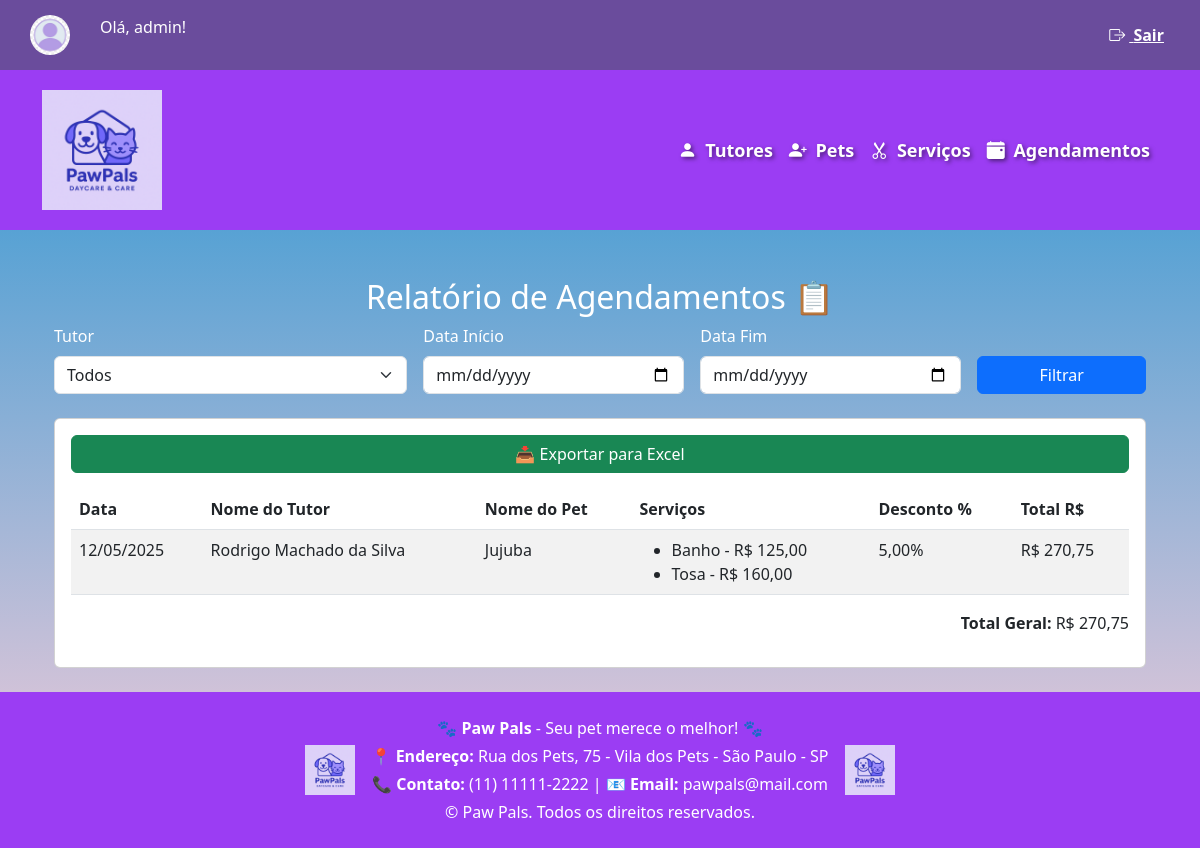
The page /relatorios/ (signed in) on the database its author committed.
### klugpet/models.py (models this page shows, shortened)
class Usuario(AbstractUser):
    NIVEL_CHOICES = (
        ('admin', 'Administrador'),
        ('funcionario', 'Funcionário'),
    )
    nivel = models.CharField(max_length=20, choices=NIVEL_CHOICES, default='funcionario')

class Agendamento(models.Model):
    tutor = models.ForeignKey(Tutor, on_delete=models.CASCADE)
    pet = models.ForeignKey(Pet, on_delete=models.CASCADE)
    servicos = models.ManyToManyField(Servico)
    data_agendamento = models.DateField()
    status = models.CharField(max_length=20, choices=[(
        'Sim', 'Sim'),
        ('Não', 'Não')
    ])
    observacoes = models.TextField(blank=True, null=True)
    desconto_percentual = models.DecimalField(max_digits=5, decimal_places=2, default=0)
    valor_total_bruto = models.DecimalField(max_digits=10, decimal_places=2, default=0)
    valor_total = models.DecimalField(max_digits=10, decimal_places=2, default=0)

class Tutor(models.Model):
    nome_completo = models.CharField(max_length=255)
    cpf = models.CharField(max_length=14, unique=True)
    telefone = models.CharField(max_length=20, blank=True, null=True)
    email = models.EmailField(blank=True, null=True)
    endereco = models.TextField(blank=True, null=True)
    cidade = models.TextField(blank=True, null=True)
    estado = models.TextField(blank=True, null=True)
    conheceu = models.TextField(blank=True, null=True)

class Pet(models.Model):
    nome = models.CharField(max_length=100)
    especie = models.CharField(max_length=100)
    raca = models.CharField(max_length=100, blank=True, null=True)
    idade = models.CharField(blank=True, null=True)
    sexo = models.CharField(max_length=100, blank=True, null=True)
    peso = models.FloatField(blank=True, null=True)
    observacoes_medicas = models.TextField(blank=True, null=True)
    foto = models.ImageField(upload_to='pets/', blank=True, null=True)
    tutor = models.ForeignKey(Tutor, on_delete=models.CASCADE)

class Servico(models.Model):
    nome_servico = models.CharField(max_length=255)
    descricao = models.TextField(blank=True, null=True)
    preco = models.DecimalField(max_digits=10, decimal_places=2)  # Altere para DecimalField

### klugpet/views.py (the view)
# urls.py: path('relatorios/', views.relatorios, name='relatorios'),
@login_required
def relatorios(request):
    if request.user.nivel != 'admin':
        messages.error(request, "Você não tem permissão para acessar esta funcionalidade.")
        return redirect('home')
    tutores = Tutor.objects.all()
    agendamentos = Agendamento.objects.select_related('tutor', 'pet').prefetch_related('servicos')
    tutor_id = request.GET.get('tutor_id')
    data_inicio = request.GET.get('data_inicio')
    data_fim = request.GET.get('data_fim')
    if tutor_id:
        agendamentos = agendamentos.filter(tutor_id=tutor_id)
    if data_inicio:
        agendamentos = agendamentos.filter(data_agendamento__gte=data_inicio)
    if data_fim:
        agendamentos = agendamentos.filter(data_agendamento__lte=data_fim)
    total_geral = agendamentos.aggregate(Sum('valor_total'))['valor_total__sum'] or Decimal(0)
    context = {
        'tutores': tutores,
        'agendamentos': agendamentos,
        'total_geral': total_geral,
    }
    return render(request, 'relatorios.html', context)

### klugpet/templates/relatorios.html (shortened to what this page needs)
{% extends "base.html" %}
{% block content %}
<div class="container mt-4">
    <h2 class="text-center"> Relatório de Agendamentos 📋</h2>
    <form method="get" class="row g-3 mb-4">
        <div class="col-md-4">
            <label for="tutor_id" class="form-label">Tutor</label>
            <select class="form-select" name="tutor_id">
                <option value="">Todos</option>
            </select>
        </div>
        <div class="col-md-3">
            <label for="data_inicio" class="form-label">Data Início</label>
            <input type="date" class="form-control" name="data_inicio" value="{{ request.GET.data_inicio }}">
        </div>
        <div class="col-md-3">
            <label for="data_fim" class="form-label">Data Fim</label>
            <input type="date" class="form-control" name="data_fim" value="{{ request.GET.data_fim }}">
        </div>
        <div class="col-md-2 d-flex align-items-end">
            <button type="submit" class="btn btn-primary w-100">Filtrar</button>
        </div>
    </form>
    {% if agendamentos %}
    <div class="card p-3">
        <a href="{% url 'exportar_relatorio_excel' %}?tutor_id={{ request.GET.tutor_id }}&data_inicio={{ request.GET.data_inicio }}&data_fim={{ request.GET.data_fim }}" class="btn btn-success mb-3">
            📥 Exportar para Excel
        </a>
        <div class="table-responsive">
            <table class="table table-striped">
            <thead>
                <tr>
                    <th>Data</th>
                    <th>Nome do Tutor</th>
                    <th>Nome do Pet</th>
                    <th>Serviços</th>
                    <th>Desconto %</th>
                    <th>Total R$</th>
                </tr>
            </thead>
            <tbody>
                {% for agendamento in agendamentos %}
                <tr>
                    <td>{{ agendamento.data_agendamento|date:"d/m/Y" }}</td>
                    <td>{{ agendamento.tutor.nome_completo }}</td>
                    <td>{{ agendamento.pet.nome }}</td>
                    <td>
                        <ul class="mb-0">
                            {% for servico in agendamento.servicos.all %}
                                <li>{{ servico.nome_servico }} - R$ {{ servico.preco }}</li>
                            {% endfor %}
                        </ul>
                    </td>
                    <td>{{ agendamento.desconto_percentual }}%</td>
                    <td>R$ {{ agendamento.valor_total }}</td>
                </tr>
                {% endfor %}
            </tbody>
        </table>
        </div>
        <p class="text-end"><strong>Total Geral:</strong> R$ {{ total_geral|floatformat:2 }}</p>
    </div>
    {% else %}
        <p class="text-center">Nenhum agendamento encontrado com os filtros aplicados.</p>
    {% endif %}
</div>
{% endblock %}

### klugpet/templates/base.html (shortened to what this page needs)
<!DOCTYPE html>
<html lang="pt-br">
<head>
    {% load static %}
    <link rel="stylesheet" href="https://cdn.jsdelivr.net/npm/bootstrap@5.3.0/dist/css/bootstrap.min.css">
    <link rel="stylesheet" href="https://cdn.jsdelivr.net/npm/bootstrap-icons@1.11.3/font/bootstrap-icons.min.css">
</head>
<body>
    <div class="header-top">
        <div class="user-logo">
            {% if user.is_authenticated %}
                <img src="{% static 'img/user_avatar.jpg' %}" alt="Avatar" class="rounded-circle">
                <p class="user-info">Olá, {{ user.username }}!</p>
            {% else %}
                <p class="user-info">Bem-vindo, visitante!</p>
            {% endif %}
        </div>
        <div>
            {% if user.is_authenticated %}
                <form method="POST" action="{% url 'logout' %}" onsubmit="return confirmLogout()">
                    <button type="submit" class="logout-btn"><i class="bi bi-box-arrow-right me-1"></i> Sair</button>
                </form>
            {% endif %}
        </div>
    </div>
    <nav class="navbar navbar-expand-lg navbar-dark">
        <div class="container">
            <a class="navbar-brand d-flex align-items-center" href="{% if user.is_authenticated %}{% url 'home' %}{% else %}{% url 'login' %}{% endif %}">
                <img src="{% static 'img/logo_daycare.png' %}" alt="Logo" width="120" height="120" class="me-3">
            </a>
            <div class="collapse navbar-collapse" id="navbarNav">
                <ul class="navbar-nav ms-auto">
                    <li class="nav-item"><a class="nav-link" href="{% url 'cadastro_tutor' %}"><i class="bi bi-person-fill me-1"></i> Tutores</a></li>
                    <li class="nav-item"><a class="nav-link" href="{% url 'cadastro_pet' %}"><i class="bi bi-person-plus-fill me-1"></i> Pets</a></li>
                    <li class="nav-item"><a class="nav-link" href="{% url 'cadastro_servico' %}"><i class="bi bi-scissors me-1"></i> Serviços</a></li>
                    <li class="nav-item"><a class="nav-link" href="{% url 'agendamento' %}"><i class="bi bi-calendar-event-fill me-1"></i> Agendamentos</a></li>
                </ul>
            </div>
        </div>
    </nav>
    <div class="container content py-4">
        {% block content %}{% endblock %}
    </div>
    <footer class="footer text-white text-center py-4">
        <div class="container d-flex justify-content-center align-items-center flex-wrap gap-3">
            <img src="{% static 'img/logo_daycare.png' %}" alt="Logo" style="width: 50px; height: auto;">
            <div class="text-center">
                <p class="mb-1">🐾 <strong>Paw Pals</strong> - Seu pet merece o melhor! 🐾</p>
                <p class="mb-1">📍 <strong>Endereço:</strong> Rua dos Pets, 75 - Vila dos Pets - São Paulo - SP</p>
                <p class="mb-1">📞 <strong>Contato:</strong> (11) 11111-2222 | 📧 <strong>Email:</strong> pawpals@mail.com</p>
                <p class="mb-0">© Paw Pals. Todos os direitos reservados.</p>
            </div>
            <img src="{% static 'img/logo_daycare.png' %}" alt="Logo" style="width: 50px; height: auto;">
        </div>
    </footer>
</body>
</html>

### klugpet/templates/base.html (style rules this page uses)
body { background: linear-gradient(to top, #f8cdda, #1c92d2); min-height: 100vh; display: flex; flex-direction: column; color: white; }
.footer { background-color: #9b3df3; }
.navbar { background-color: #9b3df3; padding: 15px; }
.navbar-brand, .navbar-nav .nav-link { color: #ffffff !important; font-weight: bold; font-size: 18px; text-shadow: 2px 2px 4px rgba(0, 0, 0, 0.5); }
.content { flex: 1; }
.header-top { background-color: #6a4c9c; padding: 15px 30px; display: flex; justify-content: space-between; align-items: center; color: white; }
.user-info { font-size: 16px; margin-left: 20px; }
.logout-btn { background-color: transparent; border: none; color: white; cursor: pointer; font-weight: bold; text-decoration: underline; }
.user-logo { display: flex; align-items: center; }
.user-logo img { height: 40px; width: 40px; border-radius: 50%; margin-right: 10px; }

### rows shown on the page
Usuario: username "admin"
Agendamento: data_agendamento "12/05/2025", tutor.nome_completo "Rodrigo Machado da Silva", pet.nome "Jujuba", desconto_percentual "5,00", valor_total "270,75"
Servico: nome_servico "Banho", preco "125,00"
Servico: nome_servico "Tosa", preco "160,00"

### other values the page prints
{{ total_geral|floatformat:2 }} "270,75"
